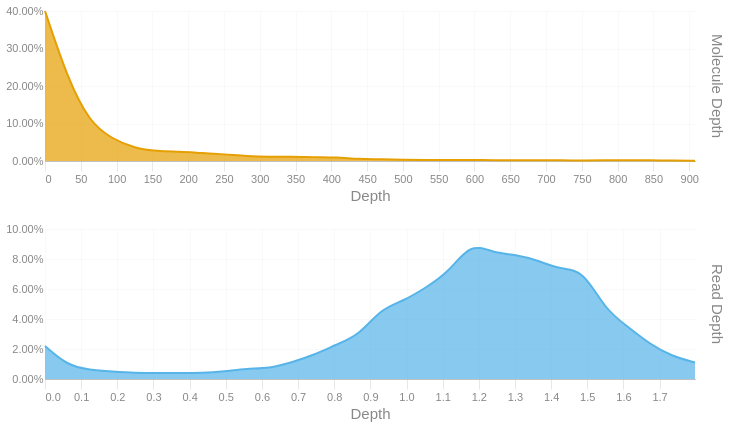

This figure's notebook cell:
### Code cell
readdep = depth_hist(tb['Read Depth'], q99, 3)
readdep = readdep.with_columns(pl.lit('Read Depth').alias('Metric'))
if not SKIPLR:
    moldep = depth_hist(tb['Molecule Depth'], mol_q99, 1)
    moldep = moldep.with_columns(pl.lit('Molecule Depth').alias('Metric'))
    _hist = pl.concat([readdep, moldep])
    _hist = _hist.filter(pl.col('Proportion') != 0)
    with SafeRender(_hist):
        (
            alt.Chart(_hist)        
            .mark_area(interpolate = "basis")
            .encode(
                x=alt.X('Bin:Q').scale(domainMin=0).axis(alt.Axis(title='Depth')),
                y = alt.Y('Proportion:Q', title = None).axis(format = '.2%'),
                color = alt.Color('Metric:N').legend(None),
                row = alt.Row("Metric:N").header(title = None, labelOrient = 'right'),
                tooltip = [
                    alt.Tooltip("Metric:N", title = "Metric"),
                    alt.Tooltip('Interval:N', title = "Depth Interval"),
                    alt.Tooltip('Proportion:Q', title = "% Alignments").format('.2%')
                ]
            )
            .resolve_scale(x='independent', y='independent')
            .properties(
                height = 150, width = 650,
                usermeta={'embedOptions': {'downloadFileName': f'{samplename}.depth.hist'}}
            )
        ).display()
else:
    readdep = readdep.filter(pl.col('Proportion') != 0)
    with SafeRender(readdep):
        (
            alt.Chart(readdep)        
            .mark_area(interpolate = "basis")
            .encode(
                x=alt.X('Bin:Q').scale(domainMin=0).axis(alt.Axis(title='Depth')),
                y = alt.Y('Proportion:Q', title = None).axis(format = '.2%'),
                tooltip = [
                    alt.Tooltip('Interval:N', title = "Depth Interval"),
                    alt.Tooltip('Proportion:Q', title = "% Alignments").format('.2%')
                ]
            )
            .properties(
                usermeta={'embedOptions': {'downloadFileName': f'{samplename}.depth.hist'}}
            )
        ).display()

### Figure 1 — Vega-Lite specification as saved in the notebook (floating-point values rounded to 4 significant figures)
{"width": 650, "height": 150, "config": {"title": {"anchor": "start", "dy": -15, "fontSize": 18, "color": "#888888", "subtitleColor": "#888888", "subtitleFontSize": 14}, "arc": {"fill": "#0072B2"}, "axis": {"domainColor": "#888888", "domainWidth": 0.5, "gridWidth": 0.2, "grid": false, "titleFontWeight": 400, "titleFontSize": 15, "labelFontSize": 11, "labelColor": "#888888", "tickColor": "#888888", "tickWidth": 0.2, "titleColor": "#888888"}, "axisBand": {"grid": false}, "axisX": {"grid": true, "tickSize": 10, "domainCap": "round"}, "axisY": {"domain": false, "grid": true, "tickSize": 0, "domainCap": "round"}, "background": "transparent", "header": {"labelFontSize": 15, "labelColor": "#888888", "titleFontSize": 15, "titleFontWeight": 600, "titleColor": "#888888"}, "legend": {"labelFont": "sans-serif", "labelFontSize": 12, "labelColor": "#888888", "symbolSize": 100, "symbolType": "circle", "titleFontSize": 12, "titlePadding": 10, "titleColor": "#888888", "title": null}, "range": {"category": ["#E69F00", "#56B4E9", "#009E73", "#F0E442", "#0072B2", "#D55E00", "#CC79A7", "#000000"], "diverging": ["#cfe8f3", "#a2d4ec", "#73bfe2", "#46abdb", "#1696d2", "#12719e"]}, "area": {"fill": "#0072B2", "fillOpacity": 0.7, "line": true, "strokeOpacity": 0.7}, "line": {"color": "#0072B2", "stroke": "#0072B2", "strokeWidth": 2}, "trail": {"color": "#0072B2", "stroke": "#0072B2", "strokeWidth": 0, "size": 1}, "point": {"filled": true, "fillOpacity": 1.0, "size": 95}, "text": {"color": "#888888", "fontSize": 11, "align": "right", "fontWeight": 400, "size": 11}, "bar": {"fill": "#0072B2", "stroke": null}, "view": {"stroke": null, "continuousWidth": 660, "continuousHeight": 400}}, "data": {"name": "data-1fb1dc3b4f849e3e8055565667b9faf8"}, "mark": {"type": "area", "interpolate": "basis"}, "encoding": {"color": {"field": "Metric", "legend": null, "type": "nominal"}, "row": {"field": "Metric", "header": {"title": null, "labelOrient": "right"}, "type": "nominal"}, "tooltip": [{"field": "Metric", "title": "Metric", "type": "nominal"}, {"field": "Interval", "title": "Depth Interval", "type": "nominal"}, {"field": "Proportion", "format": ".2%", "title": "% Alignments", "type": "quantitative"}], "x": {"axis": {"title": "Depth"}, "field": "Bin", "scale": {"domainMin": 0}, "type": "quantitative"}, "y": {"axis": {"format": ".2%"}, "field": "Proportion", "title": null, "type": "quantitative"}}, "resolve": {"scale": {"x": "independent", "y": "independent"}}, "usermeta": {"embedOptions": {"downloadFileName": "S3_Annis_509.depth.hist"}}, "$schema": "https://vega.github.io/schema/vega-lite/v6.1.0.json", "datasets": {"data-1fb1dc3b4f849e3e8055565667b9faf8": [{"Bin": 0.0, "Interval": "0.0-0.062", "Proportion": 0.022, "Metric": "Read Depth"}, {"Bin": 0.062, "Interval": "0.062-0.124", "Proportion": 0.009, "Metric": "Read Depth"}, {"Bin": 0.124, "Interval": "0.124-0.186", "Proportion": 0.006, "Metric": "Read Depth"}, {"Bin": 0.186, "Interval": "0.186-0.248", "Proportion": 0.005, "Metric": "Read Depth"}, {"Bin": 0.248, "Interval": "0.248-0.31", "Proportion": 0.004, "Metric": "Read Depth"}, {"Bin": 0.31, "Interval": "0.31-0.372", "Proportion": 0.004, "Metric": "Read Depth"}, {"Bin": 0.372, "Interval": "0.372-0.434", "Proportion": 0.004, "Metric": "Read Depth"}, {"Bin": 0.434, "Interval": "0.434-0.496", "Proportion": 0.004, "Metric": "Read Depth"}, {"Bin": 0.496, "Interval": "0.496-0.558", "Proportion": 0.005, "Metric": "Read Depth"}, {"Bin": 0.558, "Interval": "0.558-0.62", "Proportion": 0.007, "Metric": "Read Depth"}, {"Bin": 0.62, "Interval": "0.62-0.682", "Proportion": 0.007, "Metric": "Read Depth"}, {"Bin": 0.682, "Interval": "0.682-0.744", "Proportion": 0.011, "Metric": "Read Depth"}, {"Bin": 0.744, "Interval": "0.744-0.806", "Proportion": 0.016, "Metric": "Read Depth"}, {"Bin": 0.806, "Interval": "0.806-0.868", "Proportion": 0.023, "Metric": "Read Depth"}, {"Bin": 0.868, "Interval": "0.868-0.93", "Proportion": 0.029, "Metric": "Read Depth"}, {"Bin": 0.93, "Interval": "0.93-0.992", "Proportion": 0.047, "Metric": "Read Depth"}, {"Bin": 0.992, "Interval": "0.992-1.054", "Proportion": 0.052, "Metric": "Read Depth"}, {"Bin": 1.054, "Interval": "1.054-1.116", "Proportion": 0.061, "Metric": "Read Depth"}, {"Bin": 1.116, "Interval": "1.116-1.178", "Proportion": 0.071, "Metric": "Read Depth"}, {"Bin": 1.178, "Interval": "1.178-1.24", "Proportion": 0.091, "Metric": "Read Depth"}, {"Bin": 1.24, "Interval": "1.24-1.302", "Proportion": 0.084, "Metric": "Read Depth"}, {"Bin": 1.302, "Interval": "1.302-1.364", "Proportion": 0.083, "Metric": "Read Depth"}, {"Bin": 1.364, "Interval": "1.364-1.426", "Proportion": 0.079, "Metric": "Read Depth"}, {"Bin": 1.426, "Interval": "1.426-1.488", "Proportion": 0.073, "Metric": "Read Depth"}, {"Bin": 1.488, "Interval": "1.488-1.55", "Proportion": 0.073, "Metric": "Read Depth"}, {"Bin": 1.55, "Interval": "1.55-1.612", "Proportion": 0.046, "Metric": "Read Depth"}, {"Bin": 1.612, "Interval": "1.612-1.674", "Proportion": 0.035, "Metric": "Read Depth"}, {"Bin": 1.674, "Interval": "1.674-1.736", "Proportion": 0.023, "Metric": "Read Depth"}, {"Bin": 1.736, "Interval": "1.736-1.798", "Proportion": 0.015, "Metric": "Read Depth"}, {"Bin": 1.798, "Interval": "1.798-1.86", "Proportion": 0.011, "Metric": "Read Depth"}, {"Bin": 0.0, "Interval": "0.0-31.3", "Proportion": 0.4, "Metric": "Molecule Depth"}, {"Bin": 31.3, "Interval": "31.3-62.6", "Proportion": 0.221, "Metric": "Molecule Depth"}, {"Bin": 62.6, "Interval": "62.6-93.9", "Proportion": 0.102, "Metric": "Molecule Depth"}, {"Bin": 93.9, "Interval": "93.9-125.3", "Proportion": 0.059, "Metric": "Molecule Depth"}, {"Bin": 125.3, "Interval": "125.3-156.6", "Proportion": 0.034, "Metric": "Molecule Depth"}, {"Bin": 156.6, "Interval": "156.6-187.9", "Proportion": 0.026, "Metric": "Molecule Depth"}, {"Bin": 187.9, "Interval": "187.9-219.2", "Proportion": 0.025, "Metric": "Molecule Depth"}, {"Bin": 219.2, "Interval": "219.2-250.5", "Proportion": 0.021, "Metric": "Molecule Depth"}, {"Bin": 250.5, "Interval": "250.5-281.8", "Proportion": 0.018, "Metric": "Molecule Depth"}, {"Bin": 281.8, "Interval": "281.8-313.1", "Proportion": 0.013, "Metric": "Molecule Depth"}, {"Bin": 313.1, "Interval": "313.1-344.5", "Proportion": 0.011, "Metric": "Molecule Depth"}, {"Bin": 344.5, "Interval": "344.5-375.8", "Proportion": 0.012, "Metric": "Molecule Depth"}, {"Bin": 375.8, "Interval": "375.8-407.1", "Proportion": 0.01, "Metric": "Molecule Depth"}, {"Bin": 407.1, "Interval": "407.1-438.4", "Proportion": 0.01, "Metric": "Molecule Depth"}, {"Bin": 438.4, "Interval": "438.4-469.7", "Proportion": 0.005, "Metric": "Molecule Depth"}, {"Bin": 469.7, "Interval": "469.7-501.0", "Proportion": 0.005, "Metric": "Molecule Depth"}, {"Bin": 501.0, "Interval": "501.0-532.3", "Proportion": 0.003, "Metric": "Molecule Depth"}, {"Bin": 532.3, "Interval": "532.3-563.7", "Proportion": 0.003, "Metric": "Molecule Depth"}, {"Bin": 563.7, "Interval": "563.7-595.0", "Proportion": 0.003, "Metric": "Molecule Depth"}, {"Bin": 595.0, "Interval": "595.0-626.3", "Proportion": 0.003, "Metric": "Molecule Depth"}, {"Bin": 626.3, "Interval": "626.3-657.6", "Proportion": 0.002, "Metric": "Molecule Depth"}, {"Bin": 657.6, "Interval": "657.6-688.9", "Proportion": 0.002, "Metric": "Molecule Depth"}, {"Bin": 688.9, "Interval": "688.9-720.2", "Proportion": 0.002, "Metric": "Molecule Depth"}, {"Bin": 720.2, "Interval": "720.2-751.6", "Proportion": 0.002, "Metric": "Molecule Depth"}, {"Bin": 751.6, "Interval": "751.6-782.9", "Proportion": 0.001, "Metric": "Molecule Depth"}, {"Bin": 782.9, "Interval": "782.9-814.2", "Proportion": 0.002, "Metric": "Molecule Depth"}, {"Bin": 814.2, "Interval": "814.2-845.5", "Proportion": 0.002, "Metric": "Molecule Depth"}, {"Bin": 845.5, "Interval": "845.5-876.8", "Proportion": 0.002, "Metric": "Molecule Depth"}, {"Bin": 876.8, "Interval": "876.8-908.1", "Proportion": 0.001, "Metric": "Molecule Depth"}, {"Bin": 908.1, "Interval": "908.1-939.44", "Proportion": 0.001, "Metric": "Molecule Depth"}]}}
